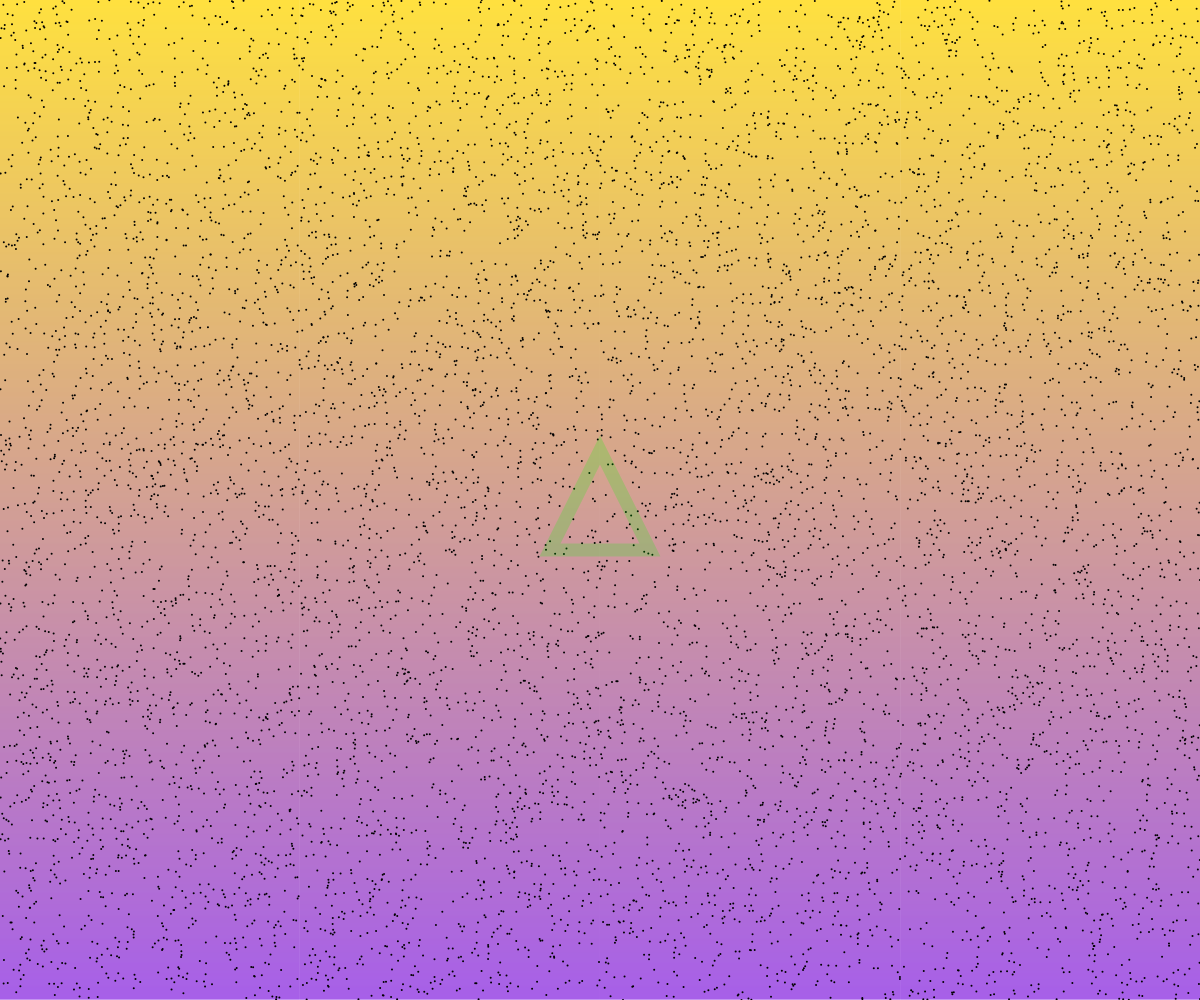
Frame 1 (no input)
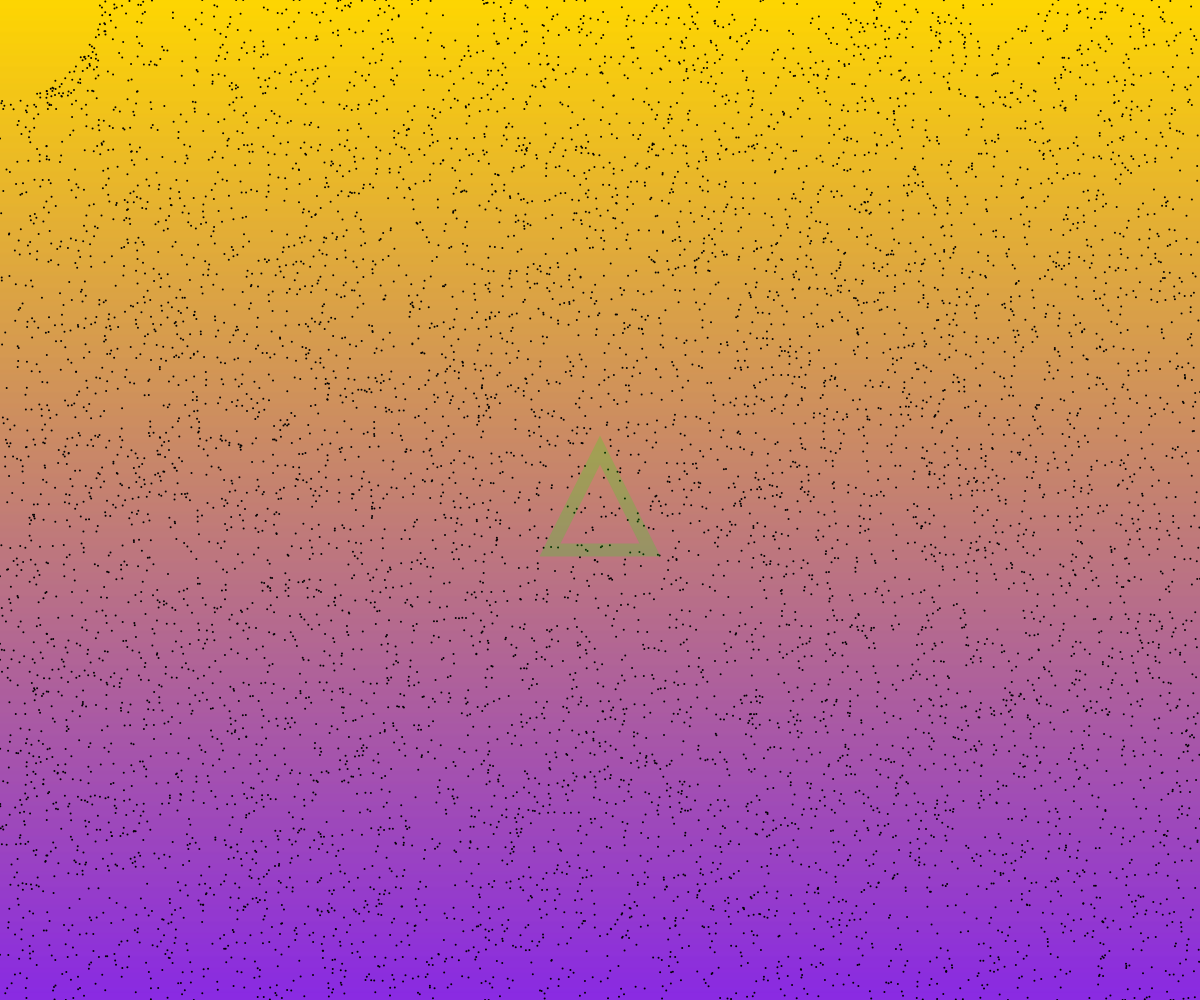
Frame 60 (no input)
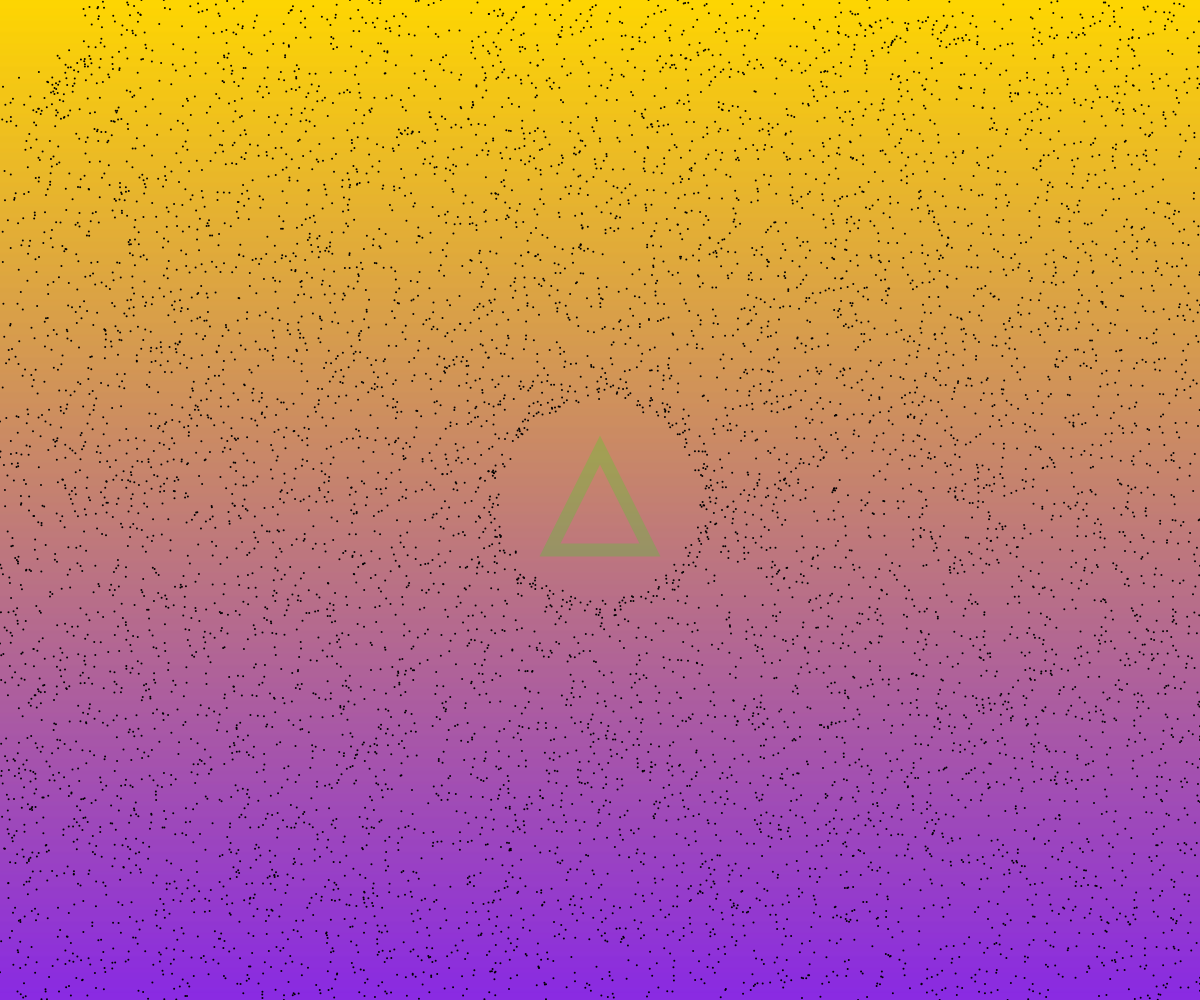
Frame 120 (the mouse pressed at the canvas centre since frame 60)

The p5.js sketch that drew these frames (run headless with seeded random() and noise() and a simulated clock; from frame 60 on, the mouse is pressed at the canvas centre):

// p5.js sketch
// ── sketch.js
let points = [];
let mousePos;
let triangleCenter;

function setup() {
    createCanvas(windowWidth, windowHeight);
    noFill();
    
    triangleCenter = createVector(width / 2, height / 2);
    
    // Crie pontos iniciais
    for (let i = 0; i < 9000; i++) { 
        let x = random(width);
        let y = random(height);
        points.push(createVector(x, y));
    }
}

function draw() {
    for (let y = 0; y < height; y++) {
        let inter = map(y, 0, height, 0, 1);
        let c = lerpColor(color('#FFD700'), color('#8A2BE2'), inter);
        stroke(c);
        line(0, y, width, y);
    }

    mousePos = createVector(mouseX, mouseY);

    stroke(0); 
    strokeWeight(2); 

    for (let i = 0; i < points.length; i++) {
        point(points[i].x, points[i].y);

        let dir = p5.Vector.sub(points[i], mousePos);
        let distance = dir.mag();
        dir.normalize();

        if (distance < 99) { 
            dir.mult(6.1); 
            points[i].add(dir);
        }

        points[i].add(p5.Vector.random2D().mult(2)); 
        points[i].x = constrain(points[i].x, 0, width);
        points[i].y = constrain(points[i].y, 0, height);
    }

    stroke(0, 255, 0, 50); 
    strokeWeight(13); 
    fill(0, 0, 0, 0); 
    triangle(
        triangleCenter.x - 50, triangleCenter.y + 50,
        triangleCenter.x, triangleCenter.y - 50,
        triangleCenter.x + 50, triangleCenter.y + 50
    );
}

// ── script.js
function mostrarImagens() {
    var imagens = [
        'images/000.png', 'images/001.png', 'images/002.png', 
        'images/003.png', 'images/004.png', 'images/005.png',
        'images/006.png', 'images/007.png', 'images/008.png',
        'images/009.png', 'images/010.png', 'images/011.png',
        'images/012.png', 'images/013.png', 'images/014.png',
        'images/015.png', 'images/016.png', 'images/017.png',
        'images/018.png', 'images/019.png', 'images/020.png',
        'images/021.png'
    ];
    var imagensMostradas = [];
    var imagem1 = document.getElementById('imagem1');
    var imagem2 = document.getElementById('imagem2');
    var imagem3 = document.getElementById('imagem3');
  
    while (imagensMostradas.length < 3) {
      var imagemAleatoria = imagens[Math.floor(Math.random() * imagens.length)];
      if (imagensMostradas.indexOf(imagemAleatoria) === -1) {
        imagensMostradas.push(imagemAleatoria);
      }
    }
  
    imagem1.src = imagensMostradas[0];
    imagem2.src = imagensMostradas[1];
    imagem3.src = imagensMostradas[2];
}
  
